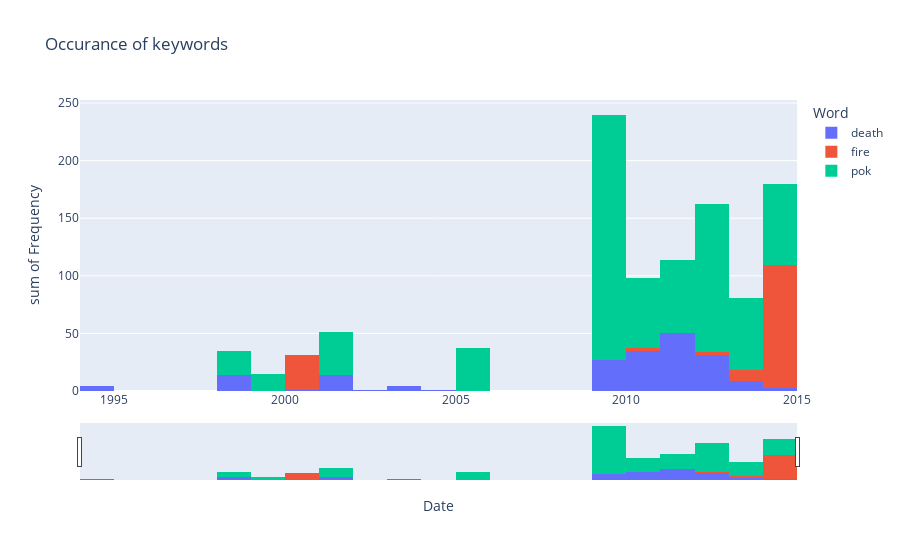

Write notebook code for a chart like this one.
### Code cell
def plot_timeline(dataframe, keywords):
#     keyword = keywords.lower()
    keywords.append('Date')
    df = dataframe[keywords]
    df_long = df.melt(id_vars='Date', var_name='Word', value_name='Frequency')
    fig = px.histogram(df_long, x='Date', y='Frequency', title='Occurance of keywords', color='Word')
    fig.update_xaxes(rangeslider_visible=True)
    fig.show()
    
plot_timeline(df, ['death', 'fire', 'pok'])

### Figure 1 — Plotly figure (JSON) as saved in the notebook; plotly's stock layout.template omitted (floating-point values rounded to 4 significant figures; data arrays with more than 128 entries replaced by an {"elided": "..."} marker saying what was removed)
{"data": [{"alignmentgroup": "True", "bingroup": "x", "histfunc": "sum", "hovertemplate": "Word=death<br>Date=%{x}<br>sum of Frequency=%{y}<extra></extra>", "legendgroup": "death", "marker": {"color": "#636efa", "pattern": {"shape": ""}}, "name": "death", "offsetgroup": "death", "orientation": "v", "showlegend": true, "type": "histogram", "x": {"elided": "845 str values"}, "xaxis": "x", "y": {"elided": "845 int values"}, "yaxis": "y"}, {"alignmentgroup": "True", "bingroup": "x", "histfunc": "sum", "hovertemplate": "Word=fire<br>Date=%{x}<br>sum of Frequency=%{y}<extra></extra>", "legendgroup": "fire", "marker": {"color": "#EF553B", "pattern": {"shape": ""}}, "name": "fire", "offsetgroup": "fire", "orientation": "v", "showlegend": true, "type": "histogram", "x": {"elided": "845 str values"}, "xaxis": "x", "y": {"elided": "845 int values"}, "yaxis": "y"}, {"alignmentgroup": "True", "bingroup": "x", "histfunc": "sum", "hovertemplate": "Word=pok<br>Date=%{x}<br>sum of Frequency=%{y}<extra></extra>", "legendgroup": "pok", "marker": {"color": "#00cc96", "pattern": {"shape": ""}}, "name": "pok", "offsetgroup": "pok", "orientation": "v", "showlegend": true, "type": "histogram", "x": {"elided": "845 str values"}, "xaxis": "x", "y": {"elided": "845 int values"}, "yaxis": "y"}], "layout": {"barmode": "relative", "legend": {"title": {"text": "Word"}, "tracegroupgap": 0}, "title": {"text": "Occurance of keywords"}, "xaxis": {"anchor": "y", "domain": [0, 1], "rangeslider": {"visible": true}, "title": {"text": "Date"}}, "yaxis": {"anchor": "x", "domain": [0, 1], "title": {"text": "sum of Frequency"}}}}
